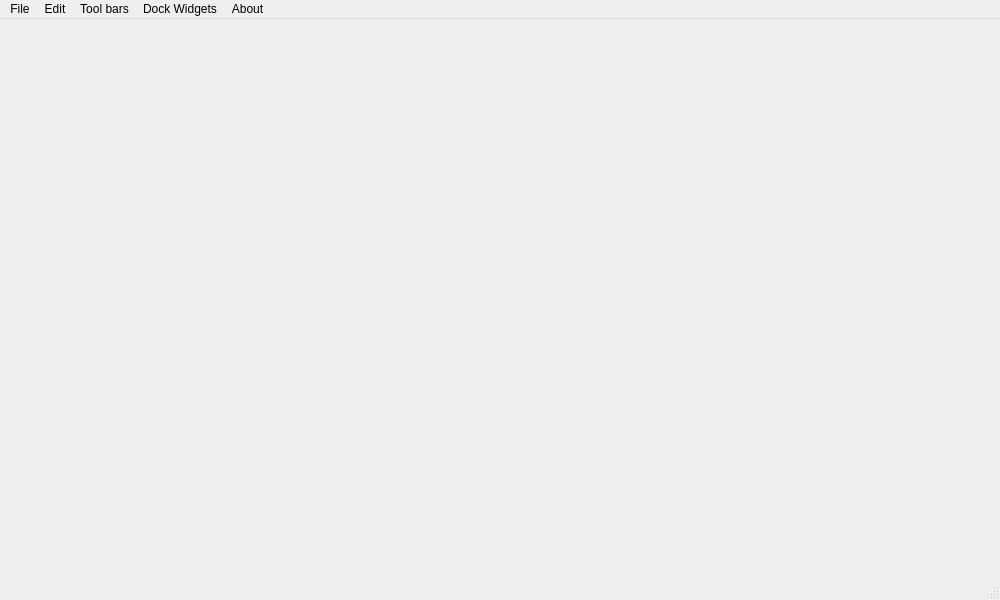
<?xml version="1.0" encoding="UTF-8"?>
<ui version="4.0">
 <class>MainWindow</class>
 <widget class="QMainWindow" name="MainWindow">
  <property name="geometry">
   <rect>
    <x>0</x>
    <y>0</y>
    <width>1000</width>
    <height>600</height>
   </rect>
  </property>
  <property name="minimumSize">
   <size>
    <width>400</width>
    <height>200</height>
   </size>
  </property>
  <property name="windowTitle">
   <string>Presentation Maker</string>
  </property>
  <widget class="QWidget" name="centralwidget"/>
  <widget class="QMenuBar" name="menubar">
   <property name="geometry">
    <rect>
     <x>0</x>
     <y>0</y>
     <width>1000</width>
     <height>21</height>
    </rect>
   </property>
   <widget class="QMenu" name="menuFile">
    <property name="title">
     <string>File</string>
    </property>
    <addaction name="actionNew_Project"/>
    <addaction name="actionOpen_Project"/>
    <addaction name="actionSave_Project"/>
    <addaction name="actionPrint"/>
    <addaction name="separator"/>
    <addaction name="actionQuit"/>
   </widget>
   <widget class="QMenu" name="menuTool_bars">
    <property name="title">
     <string>Tool bars</string>
    </property>
   </widget>
   <widget class="QMenu" name="menuAbout">
    <property name="title">
     <string>About</string>
    </property>
    <addaction name="actionAbout"/>
    <addaction name="actionAbout_QT"/>
   </widget>
   <widget class="QMenu" name="menuDock_Widgets">
    <property name="title">
     <string>Dock Widgets</string>
    </property>
   </widget>
   <widget class="QMenu" name="menuEdit">
    <property name="title">
     <string>Edit</string>
    </property>
    <addaction name="actionCut"/>
    <addaction name="actionCopy"/>
    <addaction name="actionPaste"/>
   </widget>
   <addaction name="menuFile"/>
   <addaction name="menuEdit"/>
   <addaction name="menuTool_bars"/>
   <addaction name="menuDock_Widgets"/>
   <addaction name="menuAbout"/>
  </widget>
  <widget class="QStatusBar" name="statusbar"/>
  <action name="actionNew_Project">
   <property name="icon">
    <iconset resource="Icons.qrc">
     <normaloff>:/Icons/New_Icon.ico</normaloff>:/Icons/New_Icon.ico</iconset>
   </property>
   <property name="text">
    <string>New Project</string>
   </property>
   <property name="statusTip">
    <string>Create new project</string>
   </property>
   <property name="shortcut">
    <string>Ctrl+N</string>
   </property>
  </action>
  <action name="actionOpen_Project">
   <property name="icon">
    <iconset resource="Icons.qrc">
     <normaloff>:/Icons/Open_Icon.ico</normaloff>:/Icons/Open_Icon.ico</iconset>
   </property>
   <property name="text">
    <string>Open Project</string>
   </property>
   <property name="statusTip">
    <string>Open an existing file</string>
   </property>
   <property name="shortcut">
    <string>Ctrl+O</string>
   </property>
  </action>
  <action name="actionSave_Project">
   <property name="icon">
    <iconset resource="Icons.qrc">
     <normaloff>:/Icons/Save_Icon.ico</normaloff>:/Icons/Save_Icon.ico</iconset>
   </property>
   <property name="text">
    <string>Save Project</string>
   </property>
   <property name="statusTip">
    <string>Save the project to disk</string>
   </property>
   <property name="shortcut">
    <string>Ctrl+S</string>
   </property>
  </action>
  <action name="actionPrint">
   <property name="icon">
    <iconset resource="Icons.qrc">
     <normaloff>:/Icons/Print_Icon.ico</normaloff>:/Icons/Print_Icon.ico</iconset>
   </property>
   <property name="text">
    <string>Print</string>
   </property>
   <property name="statusTip">
    <string>Print</string>
   </property>
   <property name="shortcut">
    <string>Ctrl+P</string>
   </property>
  </action>
  <action name="actionQuit">
   <property name="icon">
    <iconset resource="Icons.qrc">
     <normaloff>:/Icons/Exit_Icon.ico</normaloff>:/Icons/Exit_Icon.ico</iconset>
   </property>
   <property name="text">
    <string>Quit</string>
   </property>
   <property name="statusTip">
    <string>Quit the application</string>
   </property>
   <property name="shortcut">
    <string>Ctrl+Q</string>
   </property>
  </action>
  <action name="actionCut">
   <property name="icon">
    <iconset resource="Icons.qrc">
     <normaloff>:/Icons/Cut_Icon.ico</normaloff>:/Icons/Cut_Icon.ico</iconset>
   </property>
   <property name="text">
    <string>Cut</string>
   </property>
   <property name="statusTip">
    <string>Cut the current selection's contents to the clipboard</string>
   </property>
   <property name="shortcut">
    <string>Ctrl+X</string>
   </property>
  </action>
  <action name="actionCopy">
   <property name="icon">
    <iconset resource="Icons.qrc">
     <normaloff>:/Icons/Copy_Icon.ico</normaloff>:/Icons/Copy_Icon.ico</iconset>
   </property>
   <property name="text">
    <string>Copy</string>
   </property>
   <property name="statusTip">
    <string>Copy the current selection's contents to the clipboard</string>
   </property>
   <property name="shortcut">
    <string>Ctrl+C</string>
   </property>
  </action>
  <action name="actionPaste">
   <property name="icon">
    <iconset resource="Icons.qrc">
     <normaloff>:/Icons/Paste_Icon.ico</normaloff>:/Icons/Paste_Icon.ico</iconset>
   </property>
   <property name="text">
    <string>Past</string>
   </property>
   <property name="statusTip">
    <string>Paste the clipboard's contents into the current selection</string>
   </property>
   <property name="shortcut">
    <string>Ctrl+V</string>
   </property>
  </action>
  <action name="actionAbout">
   <property name="text">
    <string>About</string>
   </property>
   <property name="statusTip">
    <string>Show the application's About box</string>
   </property>
  </action>
  <action name="actionAbout_QT">
   <property name="text">
    <string>About QT</string>
   </property>
   <property name="statusTip">
    <string>Show the Qt library's About box</string>
   </property>
  </action>
  <action name="actionDelete_Item">
   <property name="icon">
    <iconset resource="Icons.qrc">
     <normaloff>:/Icons/delete.ico</normaloff>:/Icons/delete.ico</iconset>
   </property>
   <property name="text">
    <string>Delete Item</string>
   </property>
   <property name="statusTip">
    <string>Delete item from diagram</string>
   </property>
   <property name="shortcut">
    <string>Del</string>
   </property>
  </action>
  <action name="actionBring_To_Front">
   <property name="icon">
    <iconset resource="Icons.qrc">
     <normaloff>:/Icons/bringtofront.ico</normaloff>:/Icons/bringtofront.ico</iconset>
   </property>
   <property name="text">
    <string>Bring To Front</string>
   </property>
   <property name="statusTip">
    <string>Bring item to front</string>
   </property>
  </action>
  <action name="actionSend_Item_To_Back">
   <property name="icon">
    <iconset resource="Icons.qrc">
     <normaloff>:/Icons/sendtoback.ico</normaloff>:/Icons/sendtoback.ico</iconset>
   </property>
   <property name="text">
    <string>Send Item To Back</string>
   </property>
   <property name="statusTip">
    <string>Send item to back</string>
   </property>
  </action>
 </widget>
 <resources>
  <include location="Icons.qrc"/>
 </resources>
 <connections/>
</ui>
